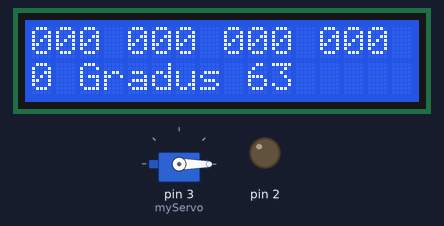
Bench run of a sketch on a simulated Arduino Uno, built with avr-gcc and run on an emulated ATmega328P. Shown: servo, 16×2 character LCD, output pins drawn as LEDs (lit = HIGH).

Above: at 0.21 s.
At 1.42 s:
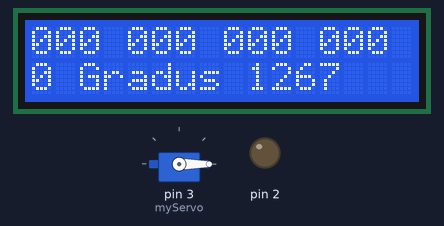
At 2.63 s:
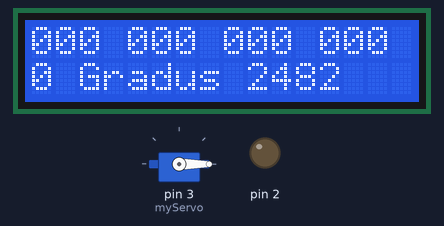
At 5.1 s:
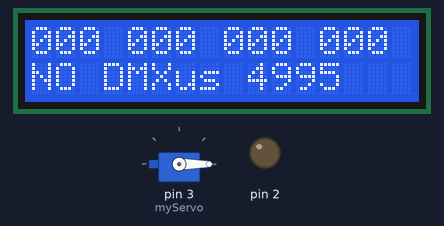
Timing chart, 0 to 6.6 s (numbered marks = the images above):
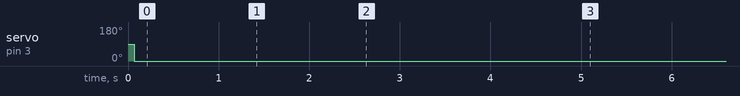

Measured:
- by itself, servo on pin 3 (myServo): 90° → 0° at 0.07 s

The sketch:

uno_dmx_receiver.ino
```cpp
#include <Servo.h>
#include <LiquidCrystal.h>
#include <DMXSerial.h>

#define POT_MAX_ANGLE 180.0

Servo myServo;
int val;
int direct;

LiquidCrystal lcd(13, 12, 11, 10, 9, 8);

unsigned long lp;

void setup() {
  // put your setup code here, to run once:
  DMXSerial.init(DMXReceiver);
  myServo.attach(3);
  val = 0;
  direct = 0;
  lcd.begin(16,2);
  lcd.print("Servo angle:");
  lp = 0;
}

void printVal(int val){
  if(val < 10)
    lcd.print("0");
  if(val < 100)
    lcd.print("0");
  lcd.print(val);
  lcd.print(" ");
}

void loop() {
  unsigned long lastPacket = DMXSerial.noDataSince();

  if(lastPacket < 5000){
    val = DMXSerial.read(1);
    int angle = int(val / 255.0 * POT_MAX_ANGLE);
    angle = constrain(angle, 0, 180);
    myServo.write(angle);
    lcd.setCursor(0,0);
    printVal(DMXSerial.read(5));
    printVal(DMXSerial.read(6));
    printVal(DMXSerial.read(7));
    printVal(DMXSerial.read(8));
    lcd.setCursor(0 ,1);
    lcd.print(angle);
    lcd.print(" Gradus ");
    lcd.print(lastPacket);
    lcd.print("   ");
  } else {
    lcd.setCursor(0, 1);
    lcd.print("NO DMX");
  }
  delay(1);
}
```
